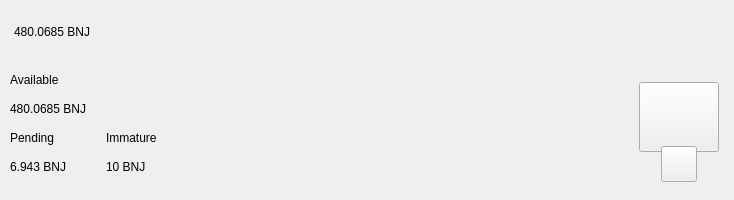
<?xml version="1.0" encoding="UTF-8"?>
<ui version="4.0">
 <class>TopBar</class>
 <widget class="QWidget" name="TopBar">
  <property name="geometry">
   <rect>
    <x>0</x>
    <y>0</y>
    <width>734</width>
    <height>200</height>
   </rect>
  </property>
  <property name="minimumSize">
   <size>
    <width>0</width>
    <height>200</height>
   </size>
  </property>
  <property name="maximumSize">
   <size>
    <width>16777215</width>
    <height>200</height>
   </size>
  </property>
  <property name="windowTitle">
   <string>Form</string>
  </property>
  <layout class="QVBoxLayout" name="verticalLayout_10" stretch="0">
   <property name="spacing">
    <number>0</number>
   </property>
   <property name="leftMargin">
    <number>0</number>
   </property>
   <property name="topMargin">
    <number>0</number>
   </property>
   <property name="rightMargin">
    <number>0</number>
   </property>
   <property name="bottomMargin">
    <number>0</number>
   </property>
   <item>
    <widget class="PFBorderImage" name="containerTop">
     <layout class="QVBoxLayout" name="verticalLayout_11">
      <property name="spacing">
       <number>0</number>
      </property>
      <property name="leftMargin">
       <number>0</number>
      </property>
      <property name="topMargin">
       <number>0</number>
      </property>
      <property name="rightMargin">
       <number>0</number>
      </property>
      <property name="bottomMargin">
       <number>0</number>
      </property>
      <item>
       <widget class="QWidget" name="top_container_2" native="true">
        <property name="minimumSize">
         <size>
          <width>0</width>
          <height>65</height>
         </size>
        </property>
        <layout class="QHBoxLayout" name="top_container">
         <property name="spacing">
          <number>0</number>
         </property>
         <property name="leftMargin">
          <number>14</number>
         </property>
         <property name="topMargin">
          <number>0</number>
         </property>
         <property name="rightMargin">
          <number>14</number>
         </property>
         <property name="bottomMargin">
          <number>0</number>
         </property>
         <item alignment="Qt::AlignVCenter">
          <widget class="QWidget" name="widgetTopAmount" native="true">
           <property name="sizePolicy">
            <sizepolicy hsizetype="Preferred" vsizetype="Maximum">
             <horstretch>0</horstretch>
             <verstretch>0</verstretch>
            </sizepolicy>
           </property>
           <layout class="QHBoxLayout" name="horizontalLayout_5">
            <property name="spacing">
             <number>0</number>
            </property>
            <property name="leftMargin">
             <number>0</number>
            </property>
            <property name="topMargin">
             <number>0</number>
            </property>
            <property name="rightMargin">
             <number>0</number>
            </property>
            <property name="bottomMargin">
             <number>0</number>
            </property>
            <item alignment="Qt::AlignTop">
             <widget class="QLabel" name="labelAmountTopBNJ">
              <property name="minimumSize">
               <size>
                <width>0</width>
                <height>36</height>
               </size>
              </property>
              <property name="styleSheet">
               <string notr="true">padding:0px;margin:0px;</string>
              </property>
              <property name="text">
               <string notr="true">480.0685 BNJ</string>
              </property>
             </widget>
            </item>
           </layout>
          </widget>
         </item>
         <item>
          <spacer name="horizontalSpacer">
           <property name="orientation">
            <enum>Qt::Horizontal</enum>
           </property>
           <property name="sizeHint" stdset="0">
            <size>
             <width>40</width>
             <height>20</height>
            </size>
           </property>
          </spacer>
         </item>
         <item>
          <layout class="QHBoxLayout" name="horizontalLayout_4">
           <property name="spacing">
            <number>12</number>
           </property>
           <property name="rightMargin">
            <number>0</number>
           </property>
           <item alignment="Qt::AlignRight">
            <widget class="QWidget" name="layoutSync" native="true">
             <property name="minimumSize">
              <size>
               <width>0</width>
               <height>36</height>
              </size>
             </property>
             <property name="maximumSize">
              <size>
               <width>16777215</width>
               <height>36</height>
              </size>
             </property>
             <layout class="QVBoxLayout" name="verticalLayout_9">
              <property name="leftMargin">
               <number>0</number>
              </property>
              <property name="topMargin">
               <number>0</number>
              </property>
              <property name="rightMargin">
               <number>0</number>
              </property>
              <property name="bottomMargin">
               <number>0</number>
              </property>
              <item>
               <widget class="ExpandableButton" name="pushButtonSync" native="true">
                <property name="minimumSize">
                 <size>
                  <width>36</width>
                  <height>36</height>
                 </size>
                </property>
                <property name="maximumSize">
                 <size>
                  <width>16777215</width>
                  <height>36</height>
                 </size>
                </property>
               </widget>
              </item>
             </layout>
            </widget>
           </item>
           <item>
            <widget class="ExpandableButton" name="pushButtonHDUpgrade" native="true">
             <property name="minimumSize">
              <size>
               <width>36</width>
               <height>36</height>
              </size>
             </property>
            </widget>
           </item>
           <item>
            <widget class="ExpandableButton" name="pushButtonStack" native="true">
             <property name="minimumSize">
              <size>
               <width>36</width>
               <height>36</height>
              </size>
             </property>
            </widget>
           </item>
           <item>
            <widget class="ExpandableButton" name="pushButtonColdStaking" native="true">
             <property name="minimumSize">
              <size>
               <width>36</width>
               <height>36</height>
              </size>
             </property>
            </widget>
           </item>
           <item>
            <widget class="ExpandableButton" name="pushButtonConnection" native="true">
             <property name="minimumSize">
              <size>
               <width>36</width>
               <height>36</height>
              </size>
             </property>
            </widget>
           </item>
           <item>
            <widget class="ExpandableButton" name="pushButtonTor" native="true">
             <property name="minimumSize">
              <size>
               <width>36</width>
               <height>36</height>
              </size>
             </property>
            </widget>
           </item>
           <item>
            <widget class="ExpandableButton" name="pushButtonLock" native="true">
             <property name="sizePolicy">
              <sizepolicy hsizetype="Expanding" vsizetype="Expanding">
               <horstretch>0</horstretch>
               <verstretch>0</verstretch>
              </sizepolicy>
             </property>
             <property name="minimumSize">
              <size>
               <width>36</width>
               <height>0</height>
              </size>
             </property>
            </widget>
           </item>
           <item>
            <widget class="ExpandableButton" name="pushButtonTheme" native="true">
             <property name="minimumSize">
              <size>
               <width>36</width>
               <height>36</height>
              </size>
             </property>
             <property name="maximumSize">
              <size>
               <width>16777215</width>
               <height>36</height>
              </size>
             </property>
            </widget>
           </item>
           <item>
            <widget class="ExpandableButton" name="pushButtonFAQ" native="true">
             <property name="minimumSize">
              <size>
               <width>36</width>
               <height>36</height>
              </size>
             </property>
            </widget>
           </item>
          </layout>
         </item>
        </layout>
       </widget>
      </item>
      <item>
       <widget class="QWidget" name="bottom_container" native="true">
        <property name="minimumSize">
         <size>
          <width>0</width>
          <height>135</height>
         </size>
        </property>
        <layout class="QHBoxLayout" name="botton_container">
         <property name="leftMargin">
          <number>10</number>
         </property>
         <property name="topMargin">
          <number>0</number>
         </property>
         <property name="rightMargin">
          <number>10</number>
         </property>
         <property name="bottomMargin">
          <number>10</number>
         </property>
         <item>
          <layout class="QHBoxLayout" name="horizontalLayout_3">
           <property name="bottomMargin">
            <number>9</number>
           </property>
           <item>
            <layout class="QVBoxLayout" name="verticalLayout_7">
             <property name="spacing">
              <number>0</number>
             </property>
             <property name="leftMargin">
              <number>0</number>
             </property>
             <property name="rightMargin">
              <number>30</number>
             </property>
             <item>
              <layout class="QVBoxLayout" name="verticalLayout_2">
               <item>
                <widget class="QLabel" name="labelTitle1">
                 <property name="text">
                  <string>Available</string>
                 </property>
                </widget>
               </item>
               <item>
                <widget class="QLabel" name="labelAmountBNJ">
                 <property name="text">
                  <string notr="true">480.0685 BNJ</string>
                 </property>
                </widget>
               </item>
              </layout>
             </item>
             <item>
              <layout class="QHBoxLayout" name="horizontalLayout_2">
               <property name="spacing">
                <number>0</number>
               </property>
               <item>
                <layout class="QVBoxLayout" name="verticalLayout_3">
                 <item>
                  <widget class="QLabel" name="labelTitle3">
                   <property name="text">
                    <string>Pending</string>
                   </property>
                  </widget>
                 </item>
                 <item>
                  <widget class="QLabel" name="labelPendingBNJ">
                   <property name="text">
                    <string notr="true">6.943 BNJ</string>
                   </property>
                  </widget>
                 </item>
                </layout>
               </item>
               <item>
                <spacer name="horizontalSpacer_3">
                 <property name="orientation">
                  <enum>Qt::Horizontal</enum>
                 </property>
                 <property name="sizeType">
                  <enum>QSizePolicy::Fixed</enum>
                 </property>
                 <property name="sizeHint" stdset="0">
                  <size>
                   <width>40</width>
                   <height>20</height>
                  </size>
                 </property>
                </spacer>
               </item>
               <item>
                <layout class="QVBoxLayout" name="verticalLayout_4">
                 <item>
                  <widget class="QLabel" name="labelTitle4">
                   <property name="text">
                    <string>Immature</string>
                   </property>
                  </widget>
                 </item>
                 <item>
                  <widget class="QLabel" name="labelImmatureBNJ">
                   <property name="text">
                    <string notr="true">10 BNJ</string>
                   </property>
                  </widget>
                 </item>
                </layout>
               </item>
              </layout>
             </item>
            </layout>
           </item>
          </layout>
         </item>
         <item>
          <spacer name="horizontalSpacer_2">
           <property name="orientation">
            <enum>Qt::Horizontal</enum>
           </property>
           <property name="sizeHint" stdset="0">
            <size>
             <width>40</width>
             <height>20</height>
            </size>
           </property>
          </spacer>
         </item>
         <item alignment="Qt::AlignHCenter|Qt::AlignVCenter">
          <widget class="QWidget" name="qrContainer" native="true">
           <property name="sizePolicy">
            <sizepolicy hsizetype="Preferred" vsizetype="Minimum">
             <horstretch>0</horstretch>
             <verstretch>0</verstretch>
            </sizepolicy>
           </property>
           <property name="minimumSize">
            <size>
             <width>90</width>
             <height>110</height>
            </size>
           </property>
           <property name="maximumSize">
            <size>
             <width>90</width>
             <height>110</height>
            </size>
           </property>
           <layout class="QVBoxLayout" name="containerQR">
            <property name="spacing">
             <number>0</number>
            </property>
            <property name="leftMargin">
             <number>5</number>
            </property>
            <property name="topMargin">
             <number>10</number>
            </property>
            <property name="rightMargin">
             <number>5</number>
            </property>
            <property name="bottomMargin">
             <number>0</number>
            </property>
            <item>
             <widget class="QPushButton" name="btnQr">
              <property name="minimumSize">
               <size>
                <width>70</width>
                <height>70</height>
               </size>
              </property>
              <property name="maximumSize">
               <size>
                <width>16777215</width>
                <height>70</height>
               </size>
              </property>
              <property name="focusPolicy">
               <enum>Qt::NoFocus</enum>
              </property>
              <property name="text">
               <string/>
              </property>
              <property name="iconSize">
               <size>
                <width>70</width>
                <height>70</height>
               </size>
              </property>
             </widget>
            </item>
            <item>
             <spacer name="verticalSpacer">
              <property name="orientation">
               <enum>Qt::Vertical</enum>
              </property>
              <property name="sizeType">
               <enum>QSizePolicy::Fixed</enum>
              </property>
              <property name="sizeHint" stdset="0">
               <size>
                <width>20</width>
                <height>20</height>
               </size>
              </property>
             </spacer>
            </item>
            <item alignment="Qt::AlignHCenter|Qt::AlignBottom">
             <widget class="QPushButton" name="pushButtonQR">
              <property name="minimumSize">
               <size>
                <width>36</width>
                <height>36</height>
               </size>
              </property>
              <property name="maximumSize">
               <size>
                <width>36</width>
                <height>36</height>
               </size>
              </property>
              <property name="focusPolicy">
               <enum>Qt::NoFocus</enum>
              </property>
              <property name="text">
               <string/>
              </property>
             </widget>
            </item>
           </layout>
          </widget>
         </item>
        </layout>
       </widget>
      </item>
     </layout>
    </widget>
   </item>
  </layout>
 </widget>
 <customwidgets>
  <customwidget>
   <class>ExpandableButton</class>
   <extends>QWidget</extends>
   <header>qt/binjit/expandablebutton.h</header>
   <container>1</container>
  </customwidget>
  <customwidget>
   <class>PFBorderImage</class>
   <extends>QFrame</extends>
   <header>qt/binjit/pfborderimage.h</header>
   <container>1</container>
  </customwidget>
 </customwidgets>
 <resources/>
 <connections/>
</ui>
